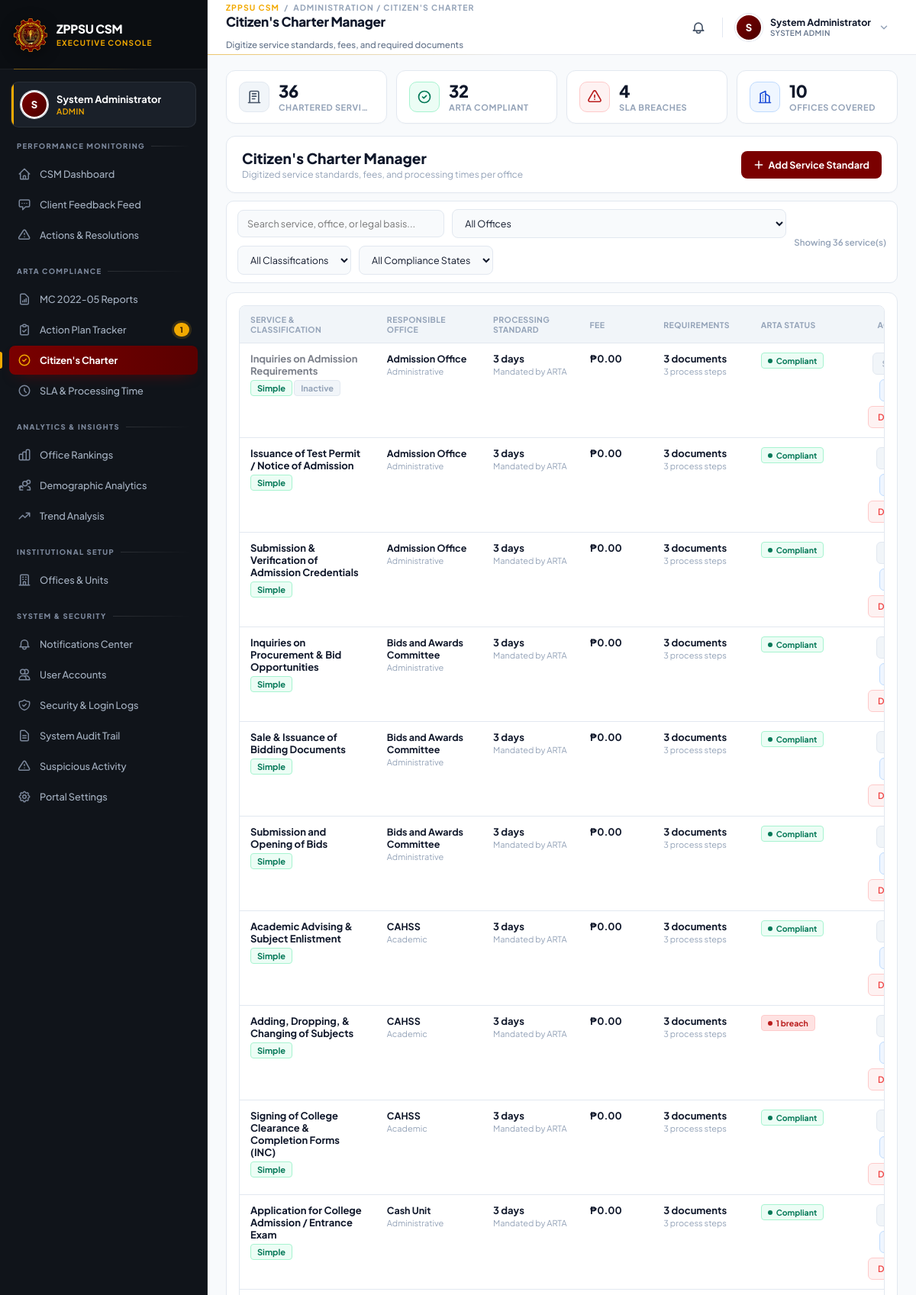
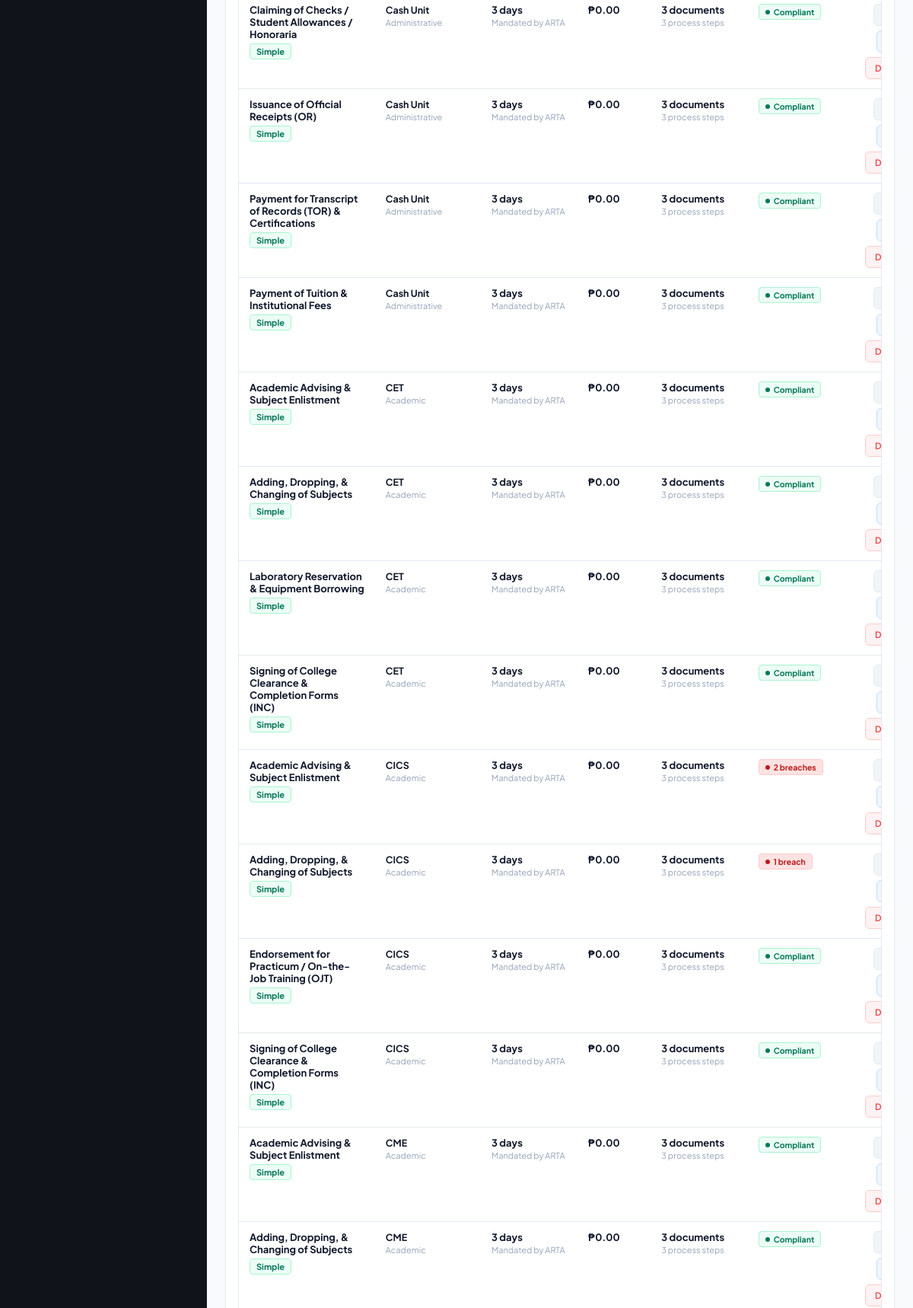
The app's page /admin_charter.php (signed in, upper part) with its own data (2 pictures, top to bottom).
### tables this page shows
CREATE TABLE `services` (
  `id` int(11) NOT NULL,
  `office_id` int(11) NOT NULL,
  `service_name` varchar(255) NOT NULL,
  `classification` enum('Simple','Complex','Highly Technical') NOT NULL DEFAULT 'Simple',
  `processing_time_days` int(11) DEFAULT 3 COMMENT 'Standard processing time in days based on ARTA',
  `fee_amount` decimal(10,2) NOT NULL DEFAULT 0.00,
  `fee_notes` varchar(255) DEFAULT NULL,
  `legal_basis` varchar(255) DEFAULT NULL,
  `charter_notes` text DEFAULT NULL,
  `is_active` tinyint(1) DEFAULT 1,
  `updated_at` timestamp NOT NULL DEFAULT current_timestamp() ON UPDATE current_timestamp()
);

CREATE TABLE `offices` (
  `id` int(11) NOT NULL,
  `college_id` int(11) DEFAULT NULL,
  `office_name` varchar(255) NOT NULL,
  `office_description` text DEFAULT NULL,
  `office_type` enum('Academic','Administrative') NOT NULL,
  `created_at` timestamp NOT NULL DEFAULT current_timestamp()
);

### admin_charter.php (the view, shortened to what the rows shown need)
<?php
require_once 'db_connection.php';
$services = [];
$svc_res = $conn->query("
    SELECT
        s.id, s.office_id, s.service_name, s.classification,
        s.processing_time_days, s.fee_amount, s.fee_notes,
        s.legal_basis, s.charter_notes, s.is_active, s.updated_at,
        o.office_name, o.office_type,
        (SELECT COUNT(*) FROM service_requirements r WHERE r.service_id = s.id) AS req_count,
        (SELECT COUNT(*) FROM service_steps st WHERE st.service_id = s.id)       AS step_count,
        COALESCE((
            SELECT COUNT(*)
            FROM arta_feedback f
            WHERE f.office_id = s.office_id
              AND f.service_accessed = s.service_name
              AND f.service_start_date IS NOT NULL
              AND f.transaction_date IS NOT NULL
              AND DATEDIFF(f.transaction_date, f.service_start_date) > s.processing_time_days
        ), 0) AS breach_count
    FROM services s
    LEFT JOIN offices o ON s.office_id = o.id
    ORDER BY o.office_name ASC, s.service_name ASC
");
if ($svc_res instanceof mysqli_result) {
    while ($row = $svc_res->fetch_assoc()) {
        $services[] = $row;
    }
}
$requirements_by_service = [];
$r_res = $conn->query("SELECT service_id, document_name, is_mandatory, sort_order FROM service_requirements ORDER BY service_id, sort_order, id");
if ($r_res instanceof mysqli_result) {
    while ($row = $r_res->fetch_assoc()) {
        $requirements_by_service[(int)$row['service_id']][] = [
            'document_name' => $row['document_name'],
            'is_mandatory'  => (int)$row['is_mandatory'],
        ];
    }
}
$steps_by_service = [];
$st_res = $conn->query("SELECT service_id, step_number, step_description, responsible_person, estimated_minutes FROM service_steps ORDER BY service_id, step_number");
if ($st_res instanceof mysqli_result) {
    while ($row = $st_res->fetch_assoc()) {
        $steps_by_service[(int)$row['service_id']][] = [
            'step_description'   => $row['step_description'],
            'responsible_person' => $row['responsible_person'],
            'estimated_minutes'  => $row['estimated_minutes'],
        ];
    }
}
?>
<!DOCTYPE html>
<html lang="en">
<head>
</head>
<body>
    <?php
    $sidebar_path = __DIR__ . '/admin_sidebar.php';
    if (file_exists($sidebar_path)) require_once $sidebar_path;
    $header_path = __DIR__ . '/admin_header.php';
    if (file_exists($header_path)) require_once $header_path;
    ?>
    <div class="admin-main-wrap">
        <main class="admin-container">
            <div class="fixed-header-deck">
                <section class="toolbar">
                    <div class="toolbar-title">
                        <h2>Citizen's Charter Manager</h2>
                    </div>
                </section>
            </div>
            <section class="panel-card">
                <div class="table-scroll-wrap">
                    <table>
                        <thead>
                            <tr>
                                <th style="width: 280px;">Service &amp; Classification</th>
                                <th style="width: 200px;">Responsible Office</th>
                                <th style="width: 170px;">Processing Standard</th>
                                <th style="width: 130px;">Fee</th>
                                <th style="width: 150px;">Requirements</th>
                                <th style="width: 140px;">ARTA Status</th>
                                <th style="width: 140px; text-align: right;">Actions</th>
                            </tr>
                        </thead>
                        <tbody id="servicesTableBody">
                            <?php if (!empty($services)): ?>
                                <?php foreach ($services as $s): ?>
                                    <?php
                                        $cls = $s['classification'];
                                        $cls_class = 'badge-type';
                                        if ($cls === 'Simple') $cls_class .= ' badge-simple';
                                        elseif ($cls === 'Complex') $cls_class .= ' badge-complex';
                                        elseif ($cls === 'Highly Technical') $cls_class .= ' badge-technical';
                                        $breach = (int)$s['breach_count'];
                                        if ($breach > 0) {
                                            $status_pill = 'signal-breach';
                                            $status_label = $breach . ' breach' . ($breach === 1 ? '' : 'es');
                                        } else {
                                            $status_pill = 'signal-ok';
                                            $status_label = 'Compliant';
                                        }
                                    ?>
                                    <tr class="service-row"
                                        data-search="<?php echo strtolower(htmlspecialchars(
                                            $s['service_name'] . ' ' . ($s['office_name'] ?? '') . ' ' . ($s['legal_basis'] ?? '')
                                        )); ?>"
                                        data-office="<?php echo (int)$s['office_id']; ?>"
                                        data-class="<?php echo strtolower(htmlspecialchars($cls)); ?>"
                                        data-status="<?php echo $breach > 0 ? 'breach' : 'ok'; ?>">
                                        <td>
                                            <span class="strong" style="display:block; <?php echo $s['is_active'] ? '' : 'opacity:.55;'; ?>">
                                                <?php echo htmlspecialchars($s['service_name']); ?>
                                            </span>
                                            <span class="badge-type <?php echo $cls_class; ?>" style="margin-top:4px;">
                                                <?php echo htmlspecialchars($cls); ?>
                                            </span>
                                            <?php if (!$s['is_active']): ?>
                                                <span class="badge-type badge-inactive" style="margin-top:4px;">Inactive</span>
                                            <?php endif; ?>
                                        </td>
                                        <td>
                                            <span class="strong" style="font-size:12.5px;">
                                                <?php echo htmlspecialchars($s['office_name'] ?? '— Unknown —'); ?>
                                            </span>
                                            <small class="muted">
                                                <?php echo htmlspecialchars($s['office_type'] ?? ''); ?>
                                            </small>
                                        </td>
                                        <td>
                                            <span class="strong"><?php echo (int)$s['processing_time_days']; ?> day<?php echo ((int)$s['processing_time_days'] === 1) ? '' : 's'; ?></span>
                                            <small class="muted">Mandated by ARTA</small>
                                        </td>
                                        <td>
                                            <span class="strong">₱<?php echo number_format((float)$s['fee_amount'], 2); ?></span>
                                        </td>
                                        <td>
                                            <span class="strong"><?php echo (int)$s['req_count']; ?> document<?php echo ((int)$s['req_count'] === 1) ? '' : 's'; ?></span>
                                            <small class="muted"><?php echo (int)$s['step_count']; ?> process step<?php echo ((int)$s['step_count'] === 1) ? '' : 's'; ?></small>
                                        </td>
                                        <td>
                                            <span class="signal-pill <?php echo $status_pill; ?>">
                                                <?php echo htmlspecialchars($status_label); ?>
                                            </span>
                                        </td>
                                        <td style="text-align: right;">
                                            <div class="action-btns">
                                                <form method="POST" action="admin_charter.php" style="display:inline;"
                                                    onsubmit="return true;">
                                                    <button type="submit" class="btn-table-action btn-view"
                                                        title="<?php echo $s['is_active'] ? 'Hide from public charter' : 'Show on public charter'; ?>">
                                                    </button>
                                                </form>
                                                <button class="btn-table-action btn-edit"
                                                    onclick='openEditServiceModal(<?php echo htmlspecialchars(json_encode([
                                                        'id' => (int)$s['id'],
                                                        'service_name' => $s['service_name'],
                                                        'office_id' => (int)$s['office_id'],
                                                        'classification' => $s['classification'],
                                                        'processing_time_days' => (int)$s['processing_time_days'],
                                                        'fee_amount' => (float)$s['fee_amount'],
                                                        'fee_notes' => $s['fee_notes'],
                                                        'legal_basis' => $s['legal_basis'],
                                                        'charter_notes' => $s['charter_notes'],
                                                        'is_active' => (int)$s['is_active'],
                                                        'requirements' => $requirements_by_service[(int)$s['id']] ?? [],
                                                        'steps' => $steps_by_service[(int)$s['id']] ?? [],
                                                    ], JSON_HEX_TAG | JSON_HEX_APOS | JSON_HEX_QUOT | JSON_HEX_AMP), ENT_QUOTES, 'UTF-8'); ?>)'>
                                                </button>
                                                <form method="POST" action="admin_charter.php" style="display:inline;"
                                                    onsubmit="return confirm('Permanently delete this service standard and its linked requirements/steps?');">
                                                    <button type="submit" class="btn-table-action btn-delete">Delete</button>
                                                </form>
                                            </div>
                                        </td>
                                    </tr>
                                <?php endforeach; ?>
                            <?php endif; ?>
                        </tbody>
                    </table>
                </div>
            </section>
        </main>
    </div>
</body>
</html>

### records on screen
services: service_name "Inquiries on Admission Requirements", classification "Simple", is_active "Inactive", office.office_name "Admission Office", office.office_type "Administrative", processing_time_days "3", fee_amount "0.00", req_count "3", step_count "3", status_label "Compliant"
services: service_name "Issuance of Test Permit / Notice of Admission", classification "Simple", office.office_name "Admission Office", office.office_type "Administrative", processing_time_days "3", fee_amount "0.00", req_count "3", step_count "3", status_label "Compliant"
services: service_name "Submission & Verification of Admission Credentials", classification "Simple", office.office_name "Admission Office", office.office_type "Administrative", processing_time_days "3", fee_amount "0.00", req_count "3", step_count "3", status_label "Compliant"
services: service_name "Inquiries on Procurement & Bid Opportunities", classification "Simple", office.office_name "Bids and Awards Committee", office.office_type "Administrative", processing_time_days "3", fee_amount "0.00", req_count "3", step_count "3", status_label "Compliant"
services: service_name "Sale & Issuance of Bidding Documents", classification "Simple", office.office_name "Bids and Awards Committee", office.office_type "Administrative", processing_time_days "3", fee_amount "0.00", req_count "3", step_count "3", status_label "Compliant"
services: service_name "Submission and Opening of Bids", classification "Simple", office.office_name "Bids and Awards Committee", office.office_type "Administrative", processing_time_days "3", fee_amount "0.00", req_count "3", step_count "3", status_label "Compliant"
services: service_name "Academic Advising & Subject Enlistment", classification "Simple", office.office_name "CAHSS", office.office_type "Academic", processing_time_days "3", fee_amount "0.00", req_count "3", step_count "3", status_label "Compliant"
services: service_name "Adding, Dropping, & Changing of Subjects", classification "Simple", office.office_name "CAHSS", office.office_type "Academic", processing_time_days "3", fee_amount "0.00", req_count "3", step_count "3", status_label "1 breach"
services: service_name "Signing of College Clearance & Completion Forms (INC)", classification "Simple", office.office_name "CAHSS", office.office_type "Academic", processing_time_days "3", fee_amount "0.00", req_count "3", step_count "3", status_label "Compliant"
services: service_name "Application for College Admission / Entrance Exam", classification "Simple", office.office_name "Cash Unit", office.office_type "Administrative", processing_time_days "3", fee_amount "0.00", req_count "3", step_count "3", status_label "Compliant"
services: service_name "Claiming of Checks / Student Allowances / Honoraria", classification "Simple", office.office_name "Cash Unit", office.office_type "Administrative", processing_time_days "3", fee_amount "0.00", req_count "3", step_count "3", status_label "Compliant"
services: service_name "Issuance of Official Receipts (OR)", classification "Simple", office.office_name "Cash Unit", office.office_type "Administrative", processing_time_days "3", fee_amount "0.00", req_count "3", step_count "3", status_label "Compliant"
services: service_name "Payment for Transcript of Records (TOR) & Certifications", classification "Simple", office.office_name "Cash Unit", office.office_type "Administrative", processing_time_days "3", fee_amount "0.00", req_count "3", step_count "3", status_label "Compliant"
services: service_name "Payment of Tuition & Institutional Fees", classification "Simple", office.office_name "Cash Unit", office.office_type "Administrative", processing_time_days "3", fee_amount "0.00", req_count "3", step_count "3", status_label "Compliant"
services: service_name "Academic Advising & Subject Enlistment", classification "Simple", office.office_name "CET", office.office_type "Academic", processing_time_days "3", fee_amount "0.00", req_count "3", step_count "3", status_label "Compliant"
services: service_name "Adding, Dropping, & Changing of Subjects", classification "Simple", office.office_name "CET", office.office_type "Academic", processing_time_days "3", fee_amount "0.00", req_count "3", step_count "3", status_label "Compliant"
services: service_name "Laboratory Reservation & Equipment Borrowing", classification "Simple", office.office_name "CET", office.office_type "Academic", processing_time_days "3", fee_amount "0.00", req_count "3", step_count "3", status_label "Compliant"
services: service_name "Signing of College Clearance & Completion Forms (INC)", classification "Simple", office.office_name "CET", office.office_type "Academic", processing_time_days "3", fee_amount "0.00", req_count "3", step_count "3", status_label "Compliant"
services: service_name "Academic Advising & Subject Enlistment", classification "Simple", office.office_name "CICS", office.office_type "Academic", processing_time_days "3", fee_amount "0.00", req_count "3", step_count "3", status_label "2 breaches"
services: service_name "Adding, Dropping, & Changing of Subjects", classification "Simple", office.office_name "CICS", office.office_type "Academic", processing_time_days "3", fee_amount "0.00", req_count "3", step_count "3", status_label "1 breach"
services: service_name "Endorsement for Practicum / On-the-Job Training (OJT)", classification "Simple", office.office_name "CICS", office.office_type "Academic", processing_time_days "3", fee_amount "0.00", req_count "3", step_count "3", status_label "Compliant"
services: service_name "Signing of College Clearance & Completion Forms (INC)", classification "Simple", office.office_name "CICS", office.office_type "Academic", processing_time_days "3", fee_amount "0.00", req_count "3", step_count "3", status_label "Compliant"
services: service_name "Academic Advising & Subject Enlistment", classification "Simple", office.office_name "CME", office.office_type "Academic", processing_time_days "3", fee_amount "0.00", req_count "3", step_count "3", status_label "Compliant"
services: service_name "Adding, Dropping, & Changing of Subjects", classification "Simple", office.office_name "CME", office.office_type "Academic", processing_time_days "3", fee_amount "0.00", req_count "3", step_count "3", status_label "Compliant"

### other values on screen
$admin_initial "S"
$admin_display_name "System Administrator"
$admin_role "ADMIN"
$pending_action_plans "1"
$page_crumb "ADMINISTRATION / CITIZEN'S CHARTER"
$page_title "Citizen's Charter Manager"
$page_subtitle "Digitize service standards, fees, and required documents"
$admin_role "SYSTEM ADMIN"
$stats['total_services'] "36"
$stats['compliant'] "32"
$stats['breaches'] "4"
$stats['offices'] "10"
count($services) "36"
